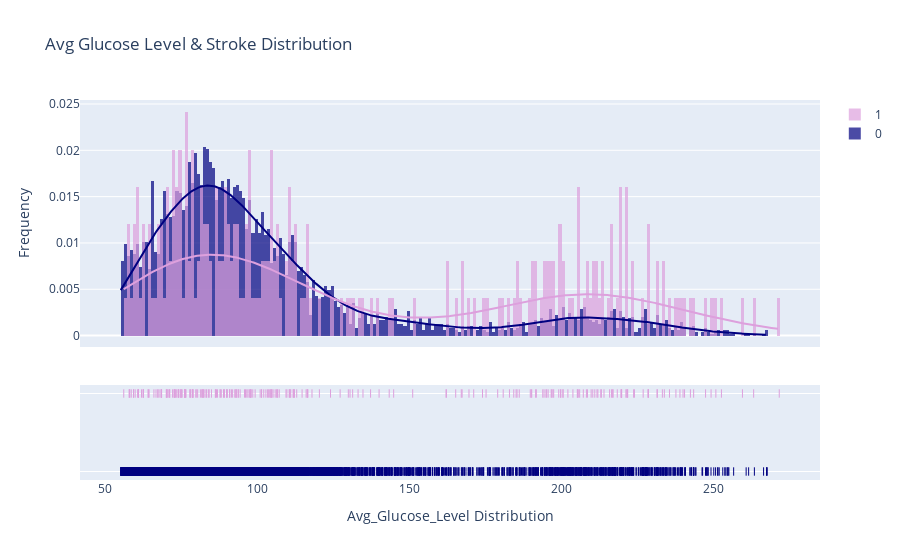

The code cell stored with this chart in its notebook:
### Markdown cell above
### Observations:
The World Health Organisation classifies an individual according to BMI as follows :
* Below 18.5 - Underweight
* 18.5-24.9 - Normal
* 25.0-29.9 - Overweight
* 30.0 And Above - Obese

From the above plot we can observe that individuals with BMI 25 and above are more likely to have a stroke, hence the chance of stroke is more in overweight and obese people.

### Code cell
import plotly.figure_factory as ff
group_labels = ['0', '1']
l = [rawdata['avg_glucose_level'][(rawdata["stroke"] == 0)],rawdata['avg_glucose_level'][(rawdata["stroke"] == 1)]]
fig = ff.create_distplot(l, group_labels,curve_type='kde',colors = ['navy', 'plum'])
fig.update_layout(title_text='Avg Glucose Level & Stroke Distribution',xaxis_title="Avg_Glucose_Level Distribution",yaxis_title="Frequency")
fig.show()

### Figure 1 — Plotly figure (JSON) as saved in the notebook; plotly's stock layout.template omitted (floating-point values rounded to 4 significant figures; data arrays with more than 128 entries replaced by an {"elided": "..."} marker saying what was removed)
{"data": [{"autobinx": false, "histnorm": "probability density", "legendgroup": "0", "marker": {"color": "navy"}, "name": "0", "opacity": 0.7, "type": "histogram", "x": {"elided": "4861 float values"}, "xaxis": "x", "xbins": {"end": 267.8, "size": 1, "start": 55.12}, "yaxis": "y"}, {"autobinx": false, "histnorm": "probability density", "legendgroup": "1", "marker": {"color": "plum"}, "name": "1", "opacity": 0.7, "type": "histogram", "x": {"elided": "249 float values"}, "xaxis": "x", "xbins": {"end": 271.7, "size": 1, "start": 56.11}, "yaxis": "y"}, {"legendgroup": "0", "marker": {"color": "navy"}, "mode": "lines", "name": "0", "showlegend": false, "type": "scatter", "x": {"elided": "500 float values"}, "xaxis": "x", "y": {"elided": "500 float values"}, "yaxis": "y"}, {"legendgroup": "1", "marker": {"color": "plum"}, "mode": "lines", "name": "1", "showlegend": false, "type": "scatter", "x": {"elided": "500 float values"}, "xaxis": "x", "y": {"elided": "500 float values"}, "yaxis": "y"}, {"legendgroup": "0", "marker": {"color": "navy", "symbol": "line-ns-open"}, "mode": "markers", "name": "0", "showlegend": false, "type": "scatter", "x": {"elided": "4861 float values"}, "xaxis": "x", "y": {"elided": "4861 str values"}, "yaxis": "y2"}, {"legendgroup": "1", "marker": {"color": "plum", "symbol": "line-ns-open"}, "mode": "markers", "name": "1", "showlegend": false, "type": "scatter", "x": {"elided": "249 float values"}, "xaxis": "x", "y": {"elided": "249 str values"}, "yaxis": "y2"}], "layout": {"barmode": "overlay", "hovermode": "closest", "legend": {"traceorder": "reversed"}, "title": {"text": "Avg Glucose Level & Stroke Distribution"}, "xaxis": {"anchor": "y2", "domain": [0, 1], "title": {"text": "Avg_Glucose_Level Distribution"}, "zeroline": false}, "yaxis": {"anchor": "free", "domain": [0.35, 1], "position": 0, "title": {"text": "Frequency"}}, "yaxis2": {"anchor": "x", "domain": [0, 0.25], "dtick": 1, "showticklabels": false}}}
